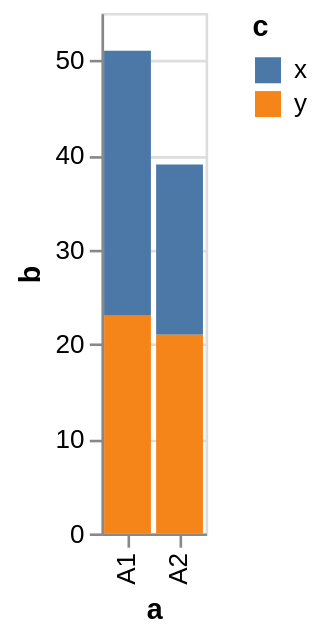

The Vega-Lite source for this figure:
### Vega specification from a JSON file in a GitHub repository (floating-point values rounded to 4 significant figures)
{"$schema": "https://vega.github.io/schema/vega/v5.json", "autosize": "pad", "padding": 5, "height": 200, "style": "cell", "data": [{"name": "source_0", "values": [{"a": "A1", "b": 28, "c": "x"}, {"a": "A1", "b": 23, "c": "y"}, {"a": "A2", "b": 18, "c": "x"}, {"a": "A2", "b": 21, "c": "y"}]}, {"name": "data_0", "source": "source_0", "transform": [{"type": "stack", "groupby": ["a"], "field": "b", "sort": {"field": ["c"], "order": ["descending"]}, "as": ["b_start", "b_end"], "offset": "zero"}, {"type": "filter", "expr": "datum[\"b\"] !== null && !isNaN(datum[\"b\"])"}]}], "signals": [{"name": "x_step", "value": 20}, {"name": "width", "update": "bandspace(domain('x').length, 0.1, 0.05) * x_step"}], "marks": [{"name": "marks", "type": "rect", "style": ["bar"], "from": {"data": "data_0"}, "encode": {"update": {"fill": {"scale": "color", "field": "c"}, "x": {"scale": "x", "field": "a"}, "width": {"scale": "x", "band": true}, "y": {"scale": "y", "field": "b_end"}, "y2": {"scale": "y", "field": "b_start"}}}}], "scales": [{"name": "x", "type": "band", "domain": {"data": "data_0", "field": "a", "sort": true}, "range": {"step": {"signal": "x_step"}}, "paddingInner": 0.1, "paddingOuter": 0.05}, {"name": "y", "type": "linear", "domain": {"data": "data_0", "fields": ["b_start", "b_end"]}, "range": [{"signal": "height"}, 0], "nice": true, "zero": true}, {"name": "color", "type": "ordinal", "domain": {"data": "data_0", "field": "c", "sort": true}, "range": "category"}], "axes": [{"scale": "x", "orient": "bottom", "grid": false, "title": "a", "labelAlign": "right", "labelAngle": 270, "labelBaseline": "middle", "labelOverlap": true, "zindex": 1}, {"scale": "y", "orient": "left", "grid": false, "title": "b", "labelOverlap": true, "tickCount": {"signal": "ceil(height/40)"}, "zindex": 1}, {"scale": "y", "orient": "left", "gridScale": "x", "grid": true, "tickCount": {"signal": "ceil(height/40)"}, "domain": false, "labels": false, "maxExtent": 0, "minExtent": 0, "ticks": false, "zindex": 0}], "legends": [{"fill": "color", "gradientLength": {"signal": "clamp(height, 64, 200)"}, "symbolType": "square", "title": "c"}]}
